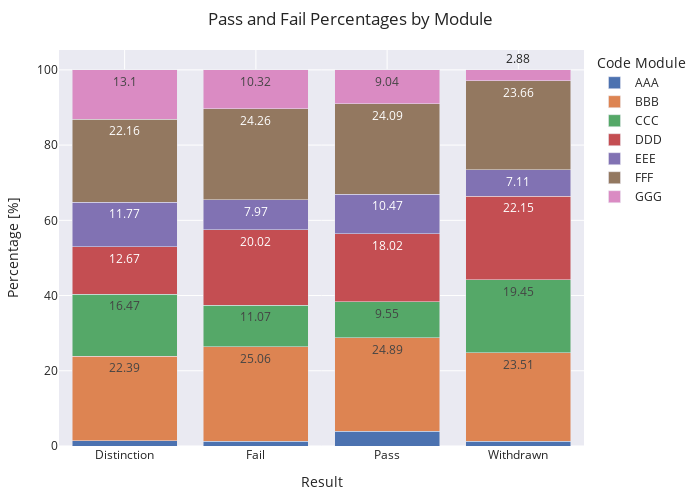

The cell this chart's notebook holds for it:
### Markdown cell above
The stacked bar plot shows the distribution of final results of students across different modules. Each bar represents a module, and the segments within each bar represent the number of students achieving each final result, such as 'Pass', 'Fail', 'Withdrawn', etc. The color-coded segments allow you to compare the proportion of different final results within each module. This visualization helps identify which modules have higher or lower pass rates, as well as the prevalence of other outcomes like failures or withdrawals. This information can be valuable for understanding the performance trends in each module and identifying areas that might need improvement or further investigation.

### Code cell
df = df_studentInfo.groupby(['code_module', 'final_result']).agg({'id_student':'count'}).reset_index()

df['Percentage'] = df.apply(lambda x:  round(100 * (x['id_student'] / df[df['final_result'] == x['final_result']]['id_student'].sum()),2), axis=1)

fig = px.bar(df, x="final_result", y="Percentage", text="Percentage", color="code_module",
            hover_data=None, barmode = 'stack', template="seaborn")

fig.update_layout(
    margin=dict(l=20, r=50, t=50, b=20),
    title = 'Pass and Fail Percentages by Module',
    xaxis_title="Result",
    yaxis_title="Percentage [%]",
    legend_title="Code Module",
    width=700,
    height=500,
    uniformtext_minsize=9,
    uniformtext_mode='hide',
)
fig

### Figure 1 — Plotly figure (JSON) as saved in the notebook; plotly's stock layout.template omitted (floating-point values rounded to 4 significant figures)
{"data": [{"hovertemplate": "code_module=AAA<br>final_result=%{x}<br>Percentage=%{text}<extra></extra>", "legendgroup": "AAA", "marker": {"color": "rgb(76,114,176)", "pattern": {"shape": ""}}, "name": "AAA", "orientation": "v", "showlegend": true, "text": [1.46, 1.29, 3.94, 1.24], "textposition": "auto", "type": "bar", "x": ["Distinction", "Fail", "Pass", "Withdrawn"], "xaxis": "x", "y": [1.46, 1.29, 3.94, 1.24], "yaxis": "y"}, {"hovertemplate": "code_module=BBB<br>final_result=%{x}<br>Percentage=%{text}<extra></extra>", "legendgroup": "BBB", "marker": {"color": "rgb(221,132,82)", "pattern": {"shape": ""}}, "name": "BBB", "orientation": "v", "showlegend": true, "text": [22.39, 25.06, 24.89, 23.51], "textposition": "auto", "type": "bar", "x": ["Distinction", "Fail", "Pass", "Withdrawn"], "xaxis": "x", "y": [22.39, 25.06, 24.89, 23.51], "yaxis": "y"}, {"hovertemplate": "code_module=CCC<br>final_result=%{x}<br>Percentage=%{text}<extra></extra>", "legendgroup": "CCC", "marker": {"color": "rgb(85,168,104)", "pattern": {"shape": ""}}, "name": "CCC", "orientation": "v", "showlegend": true, "text": [16.47, 11.07, 9.55, 19.45], "textposition": "auto", "type": "bar", "x": ["Distinction", "Fail", "Pass", "Withdrawn"], "xaxis": "x", "y": [16.47, 11.07, 9.55, 19.45], "yaxis": "y"}, {"hovertemplate": "code_module=DDD<br>final_result=%{x}<br>Percentage=%{text}<extra></extra>", "legendgroup": "DDD", "marker": {"color": "rgb(196,78,82)", "pattern": {"shape": ""}}, "name": "DDD", "orientation": "v", "showlegend": true, "text": [12.67, 20.02, 18.02, 22.15], "textposition": "auto", "type": "bar", "x": ["Distinction", "Fail", "Pass", "Withdrawn"], "xaxis": "x", "y": [12.67, 20.02, 18.02, 22.15], "yaxis": "y"}, {"hovertemplate": "code_module=EEE<br>final_result=%{x}<br>Percentage=%{text}<extra></extra>", "legendgroup": "EEE", "marker": {"color": "rgb(129,114,179)", "pattern": {"shape": ""}}, "name": "EEE", "orientation": "v", "showlegend": true, "text": [11.77, 7.97, 10.47, 7.11], "textposition": "auto", "type": "bar", "x": ["Distinction", "Fail", "Pass", "Withdrawn"], "xaxis": "x", "y": [11.77, 7.97, 10.47, 7.11], "yaxis": "y"}, {"hovertemplate": "code_module=FFF<br>final_result=%{x}<br>Percentage=%{text}<extra></extra>", "legendgroup": "FFF", "marker": {"color": "rgb(147,120,96)", "pattern": {"shape": ""}}, "name": "FFF", "orientation": "v", "showlegend": true, "text": [22.16, 24.26, 24.09, 23.66], "textposition": "auto", "type": "bar", "x": ["Distinction", "Fail", "Pass", "Withdrawn"], "xaxis": "x", "y": [22.16, 24.26, 24.09, 23.66], "yaxis": "y"}, {"hovertemplate": "code_module=GGG<br>final_result=%{x}<br>Percentage=%{text}<extra></extra>", "legendgroup": "GGG", "marker": {"color": "rgb(218,139,195)", "pattern": {"shape": ""}}, "name": "GGG", "orientation": "v", "showlegend": true, "text": [13.1, 10.32, 9.04, 2.88], "textposition": "auto", "type": "bar", "x": ["Distinction", "Fail", "Pass", "Withdrawn"], "xaxis": "x", "y": [13.1, 10.32, 9.04, 2.88], "yaxis": "y"}], "layout": {"barmode": "stack", "height": 500, "legend": {"title": {"text": "Code Module"}, "tracegroupgap": 0}, "margin": {"b": 20, "l": 20, "r": 50, "t": 50}, "title": {"text": "Pass and Fail Percentages by Module"}, "uniformtext": {"minsize": 9, "mode": "hide"}, "width": 700, "xaxis": {"anchor": "y", "domain": [0, 1], "title": {"text": "Result"}}, "yaxis": {"anchor": "x", "domain": [0, 1], "title": {"text": "Percentage [%]"}}}}
